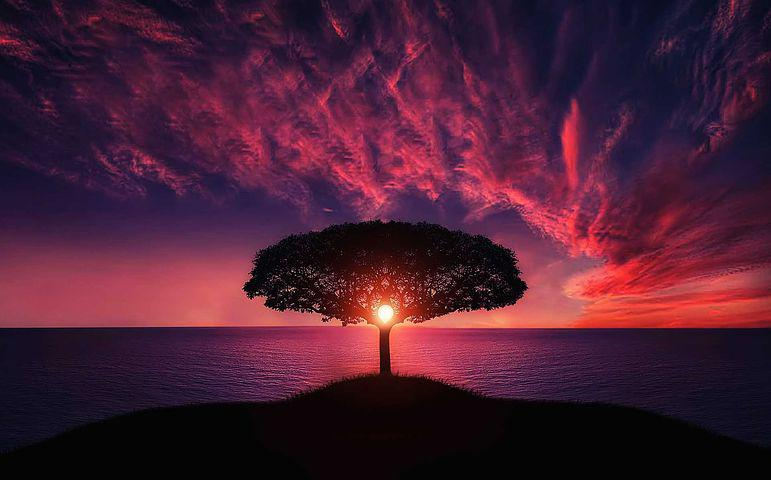
#> input picture (3)img processing using python opencv/images_videos/tree.jpg, 771 x 480 px, found by its file name
$ python '(13)ColorChannels.py'
#> lines starting #> are read from the running program, lines starting #| are printed output that depends on the picture
import cv2 as cv
import numpy as np

img = cv.imread('(3)img processing using python opencv/images_videos/tree.jpg')
#> img is the input picture: shape (480, 771, 3); mean B, G, R 51.4, 30.4, 73.7
cv.imshow("tree",img)

b,g,r =cv.split(img)
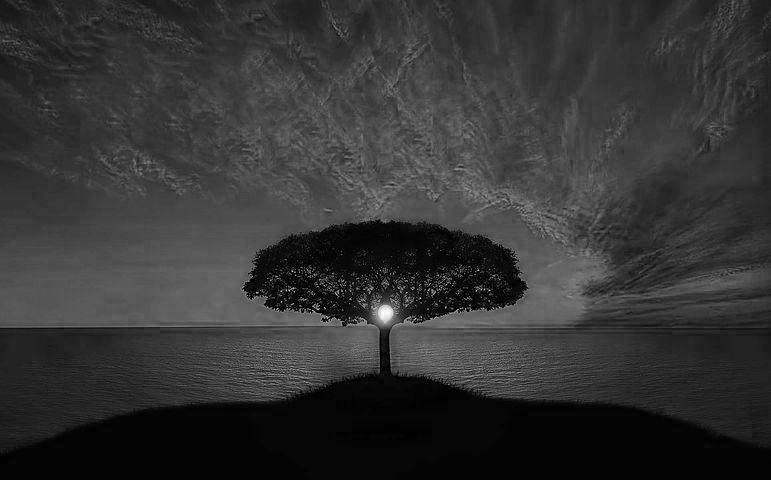
#> b: shape (480, 771); min 0, max 255, mean 51.4
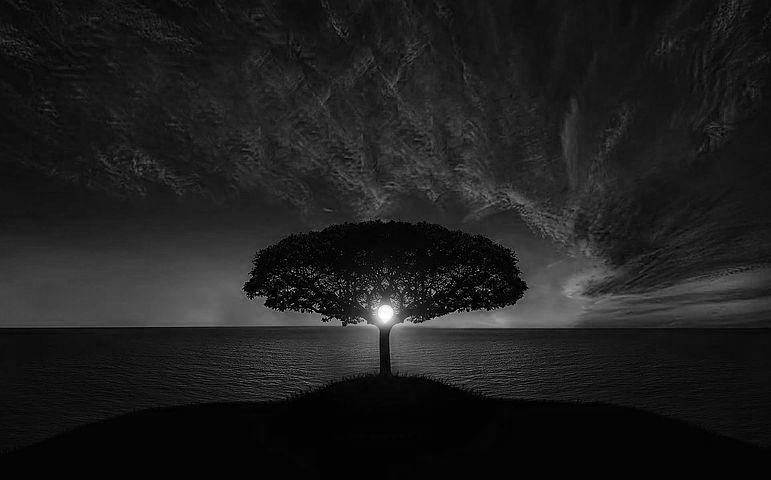
#> g: shape (480, 771); min 0, max 255, mean 30.4
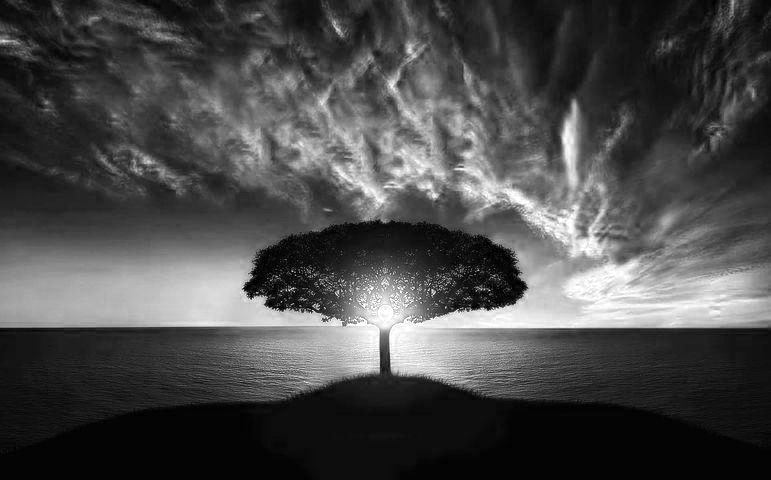
#> r: shape (480, 771); min 0, max 255, mean 73.7
cv.imshow("treeB",b)
cv.imshow("treeG",g)
cv.imshow("treeR",r)


print(img.shape)
#| (480, 771, 3)
print(b.shape)
#| (480, 771)
print(g.shape)
#| (480, 771)
print(r.shape)
#| (480, 771)

mergedImg = cv.merge([b,g,r])
cv.imshow("mergedImg",mergedImg)

blank = np.zeros(img.shape[:2],dtype='uint8')
blue = cv.merge([b,blank,blank])
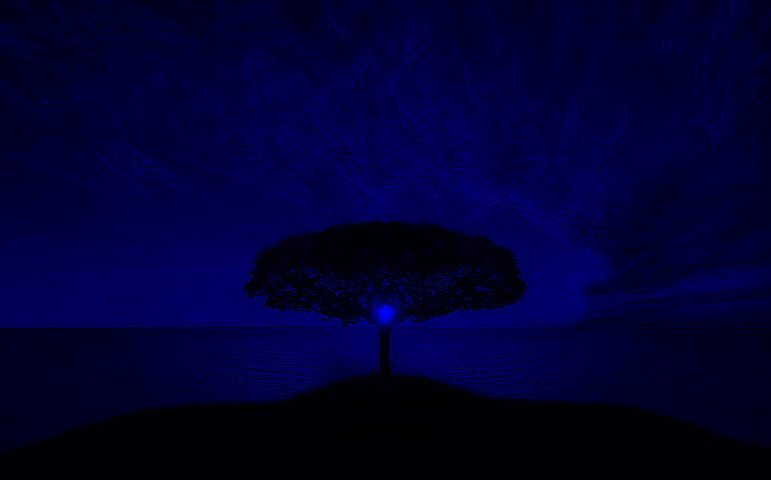
#> blue: shape (480, 771, 3); mean of channels 0, 1, 2 51.4, 0, 0; drawn as B, G, R
green = cv.merge([blank,g,blank])
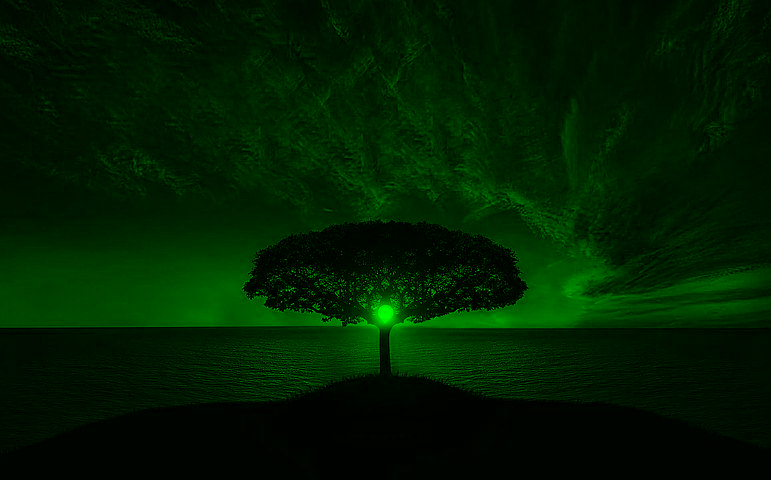
#> green: shape (480, 771, 3); mean of channels 0, 1, 2 0, 30.4, 0; drawn as B, G, R
red = cv.merge([blank,blank,r])
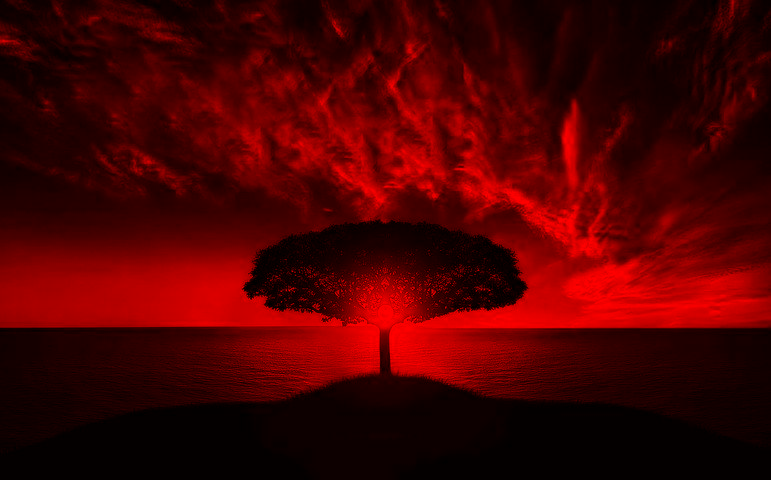
#> red: shape (480, 771, 3); mean of channels 0, 1, 2 0, 0, 73.7; drawn as B, G, R

cv.imshow("BImg",blue)
cv.imshow("GImg",green)
cv.imshow("RImg",red)

cv.waitKey(0)
